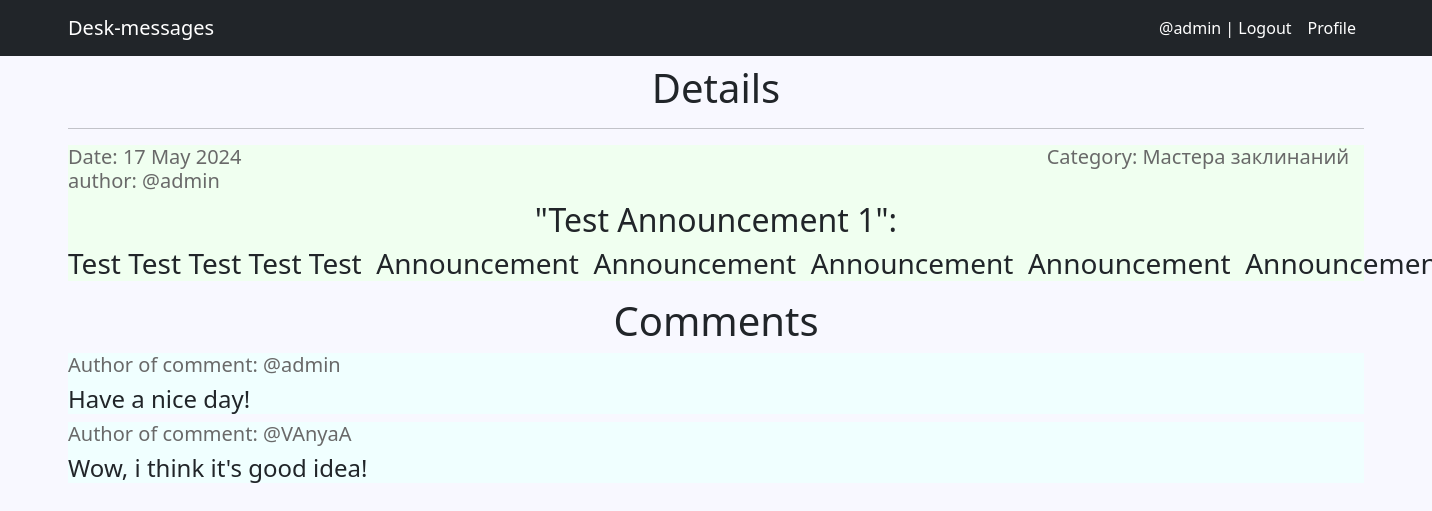
/1/ (signed in), run on the app's committed database.
### announcements/models.py (models this page shows, shortened)
class Announcement(models.Model):
    time_in = models.DateTimeField(auto_now_add=True)
    title = models.CharField(max_length=115)
    announcement_text = RichTextUploadingField()
    author = models.ForeignKey(Author, on_delete=models.CASCADE, related_name='announcements')
    category = models.ForeignKey(Category, on_delete=models.CASCADE, related_name='announcements')

class Category(models.Model):
    tanks = "TA"
    healths = "HE"
    dd = "DD"
    merchants = "ME"
    guild_masters = "GM"
    quests_givers = "QG"
    blacksmiths = "BS"
    tanners = "TN"
    potion_makers = "PM"
    spell_masters = "SM"
    POSITIONS = [
        (tanks, "Танки"),
        (healths, "Хиллы"),
        (dd, "ДД"),
        (merchants, "Торговцы"),
        (guild_masters, "Гилдмастеры"),
        (quests_givers, "Квестгиверы"),
        (blacksmiths, "Кузнецы"),
        (tanners, "Кожевники"),
        (potion_makers, "Зельевары"),
        (spell_masters, "Мастера заклинаний"),
    ]
    category_name = models.CharField(max_length=2,
                                     choices=POSITIONS,
                                     unique=True,
                                     default=tanks)
    def __str__(self):
        return self.get_category_name_display()

class Author(models.Model):
    author_name = models.OneToOneField(User, on_delete=models.CASCADE)
    def __str__(self):
        return self.author_name.username

class Comment(models.Model):
    comment_text = models.TextField()
    allowed = models.BooleanField(default=False)
    announcement = models.ForeignKey(Announcement, on_delete=models.CASCADE, related_name='comments')
    author = models.ForeignKey(Author, on_delete=models.CASCADE, related_name='comments')

### announcements/views.py (the view)
# urls.py: path('<int:pk>/', AnnouncementDetail.as_view(), name='announcement_detail'),
class AnnouncementDetail(DetailView):
    model = Announcement
    template_name = 'announcements/detail.html'
    context_object_name = 'announcement'
    def get_context_data(self, **kwargs):
        context = super().get_context_data()
        context['comments'] = Comment.objects.filter(announcement=self.kwargs['pk'], allowed=True)
        return context

### templates/announcements/detail.html (shortened to what this page needs)
{% extends 'default.html' %}
{% block content %}
    <h1>
        Details
    </h1>
    <hr/>
    <div align="left" style="background-color: #F0FFF0">
        <h5 style="color: #696969">
            Date: {{ announcement.time_in|date:'d M Y' }} <span style='padding-left:800px;'> Category: {{ announcement.category }} </span>
            <br>
            author: @{{ announcement.author }}
        </h5>
        <h2 style="text-align: center;">
            "{{ announcement.title }}":
        </h2>
        <h3 style="text-align: center;">
            {{ announcement.announcement_text|safe }}
        </h3>
    </div>
    <h1>
        Comments
    </h1>
    {% if comments %}
        {% for comment in comments %}
            <div align="left" style="background-color: #F0FFFF">
                <h5 style="color: #696969">
                    Author of comment: @{{ comment.author.author_name.username }}
                </h5>
                <h4 style="text-align: left;">
                    {{ comment.comment_text }}
                </h4>
            </div>
        {% endfor %}
    {% else %}
        <h3> - No comments</h3>
    {% endif %}
{% endblock content %}

### templates/default.html (shortened to what this page needs)
<!DOCTYPE html>
<html lang="en">
    <head>
        {% load static %}
        <link href="{% static 'css/styles.css' %}" rel="stylesheet" />
    </head>
    <body>
        <nav class="navbar navbar-expand-lg navbar-dark bg-dark">
            <div class="container">
                <a class="navbar-brand" href="{% url 'announcement_list' %}">Desk-messages</a>
                <div class="collapse navbar-collapse" id="navbarSupportedContent">
                    <ul class="navbar-nav ms-auto mb-2 mb-lg-0">
                        {% if request.user.is_authenticated %}
                            <li class="nav-item"><a class="nav-link active" href="http://127.0.0.1:8000/accounts/logout">@{{ user.username }} | Logout</a></li>
                            <li class="nav-item"><a class="nav-link active" href="{% url 'author_announcements' %}">Profile</a></li>
                        {% else %}
                            <li class="nav-item"><a class="nav-link active" href="http://127.0.0.1:8000/accounts/signup">Signup</a></li><li class="nav-item"><a class="nav-link active" href="http://127.0.0.1:8000/accounts/login">Login</a></li>
                        {% endif %}
                    </ul>
                </div>
            </div>
        </nav>
        <div class="container">
            <div class="row">
                <div class="col-lg-12 text-center">
                    {% block content %}
                    {% endblock content %}
                </div>
            </div>
        </div>
    </body>
</html>

### templates/default.html (style rules this page uses)
body { background-color: #F8F8FF; }
a { color: #8FBC8F; text-decoration: none; }

### data on the page
Announcement: time_in "17 May 2024", category "Мастера заклинаний", author "admin", title "Test Announcement 1", announcement_text "Test Test Test Test Test Announcement Announcement Announcement Announcement…"
Comment: author.author_name.username "admin", comment_text "Have a nice day!"
Comment: author.author_name.username "VAnyaA", comment_text "Wow, i think it's good idea!"

### other printed values
{{ user.username }} "admin"
